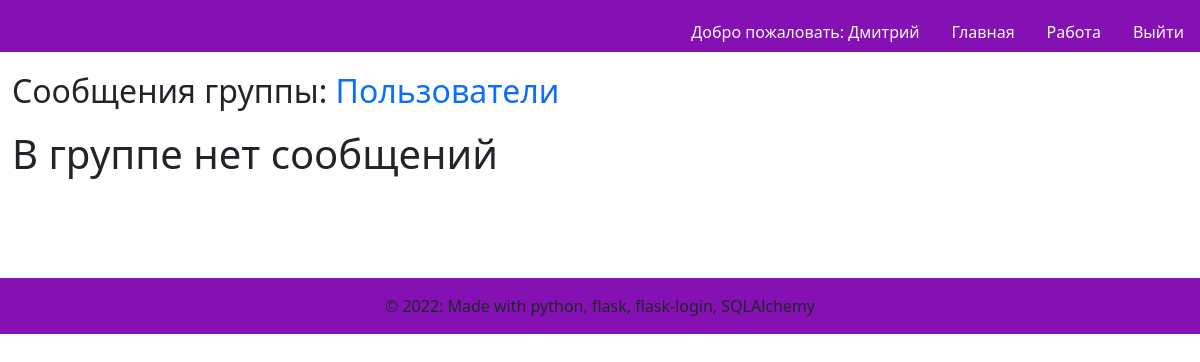
Before: /3/groupmessages (signed in) with the older database file.
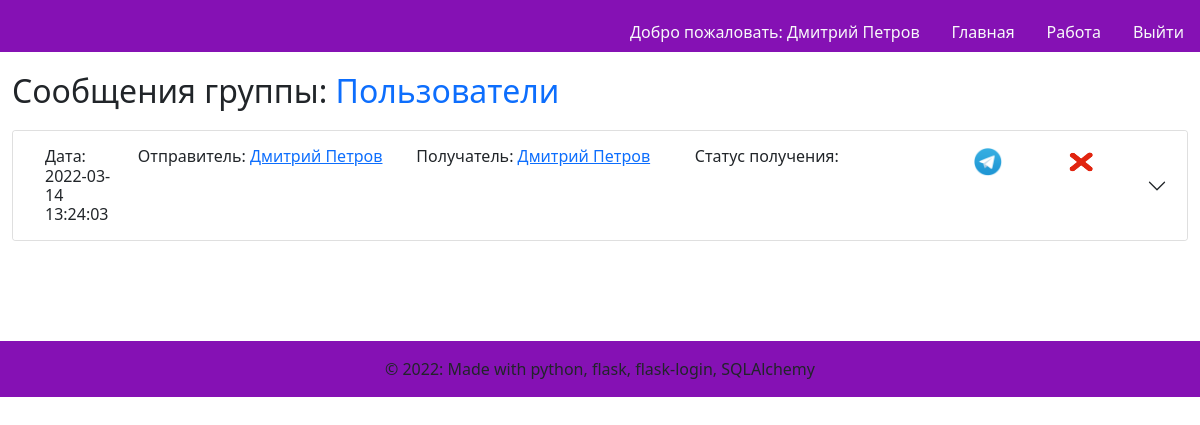
After: the same page with the newer database file.
### models.py (models this page shows)
class User(UserMixin, db.Model):
    id = db.Column(db.Integer,
                   nullable=False,
                   unique=True,
                   primary_key=True,
                   autoincrement=True)  # primary keys are required by SQLAlchemy
    password = db.Column(db.String(100))  # пароль есть только у администраторов и модераторов
    name = db.Column(db.String(100))  # имя фамилия
    phone_number = db.Column(db.String(11), unique=True)  # номер телефона
    vk_authorized = db.Column(db.Boolean, default=False)  # авторизован вк или нет
    tlg_authorized = db.Column(db.Boolean, default=False)  # авторизован в телеграм или нет
    status = db.Column(db.String(30))  # статус пользователя(ожидает подтверждения\в архиве\подтвержден)
    app_role = db.Column(db.String(20))  # роль в приложении(админ, модератор, пользователь)
    organisation_role = db.Column(db.String(100))  # должность в организации
    tlg_chat_id = db.Column(db.Integer, default=-1)
    vk_chat_id = db.Column(db.Integer, default=-1)

class Message(db.Model):
    id = db.Column(db.Integer,
                   nullable=False,
                   unique=True,
                   primary_key=True,
                   autoincrement=True)  # primary keys are required by SQLAlchemy
    is_group = db.Column(db.Boolean, default=False)
    user_id = db.Column(db.Integer, db.ForeignKey('user.id'))
    sender_id = db.Column(db.Integer, db.ForeignKey('user.id'))
    group_id = db.Column(db.Integer, db.ForeignKey('group.id'))
    content_id = db.Column(db.Integer, db.ForeignKey('content.id'))
    sender = db.relationship('User', foreign_keys=[sender_id], backref='sender', lazy='subquery')
    user = db.relationship('User', foreign_keys=[user_id], backref='user', lazy='subquery')
    group = db.relationship('Group', backref='group', lazy='subquery')
    content = db.relationship('Content', backref='content', lazy='subquery')
    tlg_received = db.Column(db.Boolean, default=False)
    vk_received = db.Column(db.Boolean, default=False)
    date = db.Column(db.TEXT, default=datetime.utcnow)

### messages.py (the view)
@messages.route('/<int:id>/groupmessages')
@login_required
def groupmessages(id):
    group = Group.query.filter_by(id=id).first()
    if current_user.app_role != ADMIN and current_user.id != group.owner_id:
        flash(f'Только модератор группы и администратор могут просматривать сообщения группы: {group.name}!')
        return redirect(url_for('main.workallgroups'))
    messages = Message.query.filter_by(group_id=group.id).all()
    msg_content = {}
    if len(messages) <= 0:
        no_messages = True
    else:
        no_messages = False
        for message in messages:
            message.date = datetime.strptime(message.date, '%Y-%m-%d %H:%M:%S')
            db_msg = message.content.message
            db_sender = message.sender.name
            db_receiver = message.user.name
            msg_content[f'message{message.id}'] = db_msg
            msg_content[f'sender{message.sender_id}'] = db_sender
            msg_content[f'receiver{message.user_id}'] = db_receiver
    return render_template('groupmessages.html', group=group, messages=messages, messages_content=msg_content,
                           noMessages=no_messages)

### templates/groupmessages.html (shortened to what this page needs)
{% extends "base.html" %}
{% block content %}
<div class="accordion" id="accordionPanelsStayOpenExample" style="margin-top: 10px">
    <h2>Сообщения группы: <a class="text-decoration-none" href="{{ url_for('groups.editgroup', id=group.id) }}">{{ group.name }}</a></h2>
    {% if noMessages %}
    <h1 style="margin-top: 20px">В группе нет сообщений</h1>
    {% else %}
        {% for message in messages %}
          <div class="accordion-item" style="margin-top: 20px">
            <h2 class="accordion-header" id="panelsStayOpen-heading{{ message['id'] }}">
              <button class="accordion-button collapsed" type="button" data-bs-toggle="collapse" data-bs-target="#panelsStayOpen-collapse{{ message['id'] }}" aria-expanded="true" aria-controls="panelsStayOpen-collapse{{ message['id'] }}">
                <div class="container">
                  <div class="row">
                    <div class="col-1">
                      Дата: {{ message['date'] }}
                    </div>
                    <div class="col-3">
                        {%  set senderid = 'sender' ~ message['sender_id'] %}
                        Отправитель: <a href="{{ url_for('users.edituser', id=message['sender_id']) }}">{{ messages_content[senderid] }}</a>
                    </div>
                    <div class="col-3">
                        {%  set receiverid = 'receiver' ~ message['user_id'] %}
                        Получатель: <a href="{{ url_for('users.edituser', id=message['user_id']) }}">{{ messages_content[receiverid] }}</a>
                    </div>
                    <div class="col-3">
                      Статус получения:
                    </div>
                    <div class="col-1">
                                {% if message['tlg_received'] %}
                                      <img src="../static/images/tg.png" alt="TG" class="img-rounded" style="height:30px; width:30px"/>
                                  {% else %}
                                      <img src="../static/images/none.png" alt="" class="img-rounded" style="height:30px; width:30px"/>
                                  {% endif %}
                    </div>
                    <div class="col-1">
                                  {% if message['vk_received'] %}
                                      <img src="../static/images/vk.png" alt="VK" class="img-rounded" style="height:30px; width:30px"/>
                                  {% else %}
                                      <img src="../static/images/none.png" alt="" class="img-rounded" style="height:30px; width:30px"/>
                                  {% endif %}
                    </div>
                  </div>
                </div>
              </button>
            </h2>
                    {%  set messageid = 'message' ~ message['id'] %}
          </div>
        {% endfor %}
    {% endif %}
</div>
{% endblock %}

### templates/base.html (shortened to what this page needs)
<!DOCTYPE html>
<html>
<head>
    <link rel="stylesheet" href="https://cdnjs.cloudflare.com/ajax/libs/bulma/0.7.2/css/bulma.min.css" />
    <link href="https://cdn.jsdelivr.net/npm/bootstrap@5.1.3/dist/css/bootstrap.min.css" rel="stylesheet">
    <link rel="stylesheet" href="../static/css/preloader.css"/>
</head>
<body class="loader-body" style="background-color: #ffffff; height: inherit">
            <nav class="d-none page-header navbar navbar-light sticky-top" style="background-color: #8511b4;">
                <div class="container-fluid ">
                    <ul class="nav nav-pills position-absolute bottom-0 end-0">
                        {% if current_user.is_authenticated %}
                        <li class="nav-item">
                            <a class="nav-link text-light" style="color: black"
                                        href="{{ url_for('users.edituser', id=current_user.id) }}">
                                Добро пожаловать: {{ current_user.name }}
                            </a>
                         </li>
                        {% endif %}
                        <li class="nav-item" >
                            <a href="{{ url_for('main.index') }}" class="nav-link text-light">
                                Главная
                            </a>
                        </li>
                        {% if current_user.is_authenticated %}
                        <li class="nav-item">
                            <a href="{{ url_for('main.workallusers') }}" class="nav-link text-light">
                                Работа
                            </a>
                        </li>
                        {% endif %}
                        {% if current_user.is_authenticated %}
                        <li class="nav-item">
                            <a href="{{ url_for('auth.logout') }}" class="nav-link text-light">
                                Выйти
                            </a>
                        </li>
                        {% endif %}
                    </ul>
                </div>
            </nav>
            <div class="d-none page-main container-fluid" style="height: 82%">
                   {% block content %}
                   {% endblock %}
            </div>
            <footer class="d-none page-footer font-small blue" style="background-color: #8511b4; margin-top: 100px">
              <div class="footer-copyright text-center py-3">© 2022: Made with python, flask, flask-login, SQLAlchemy
              </div>
            </footer>
    </body>
</html>

Changed rows visible on the page:
changed User: name "Дмитрий" → "Дмитрий Петров"
added Message: date "2022-03-14 13:24:03", {{ messages_content[senderid] }} "Дмитрий Петров", {{ messages_content[receiverid] }} "Дмитрий Петров", tlg_received True (drawn), vk_received False (drawn)
Other visible differences:
text no longer shown: "В группе нет сообщений"
